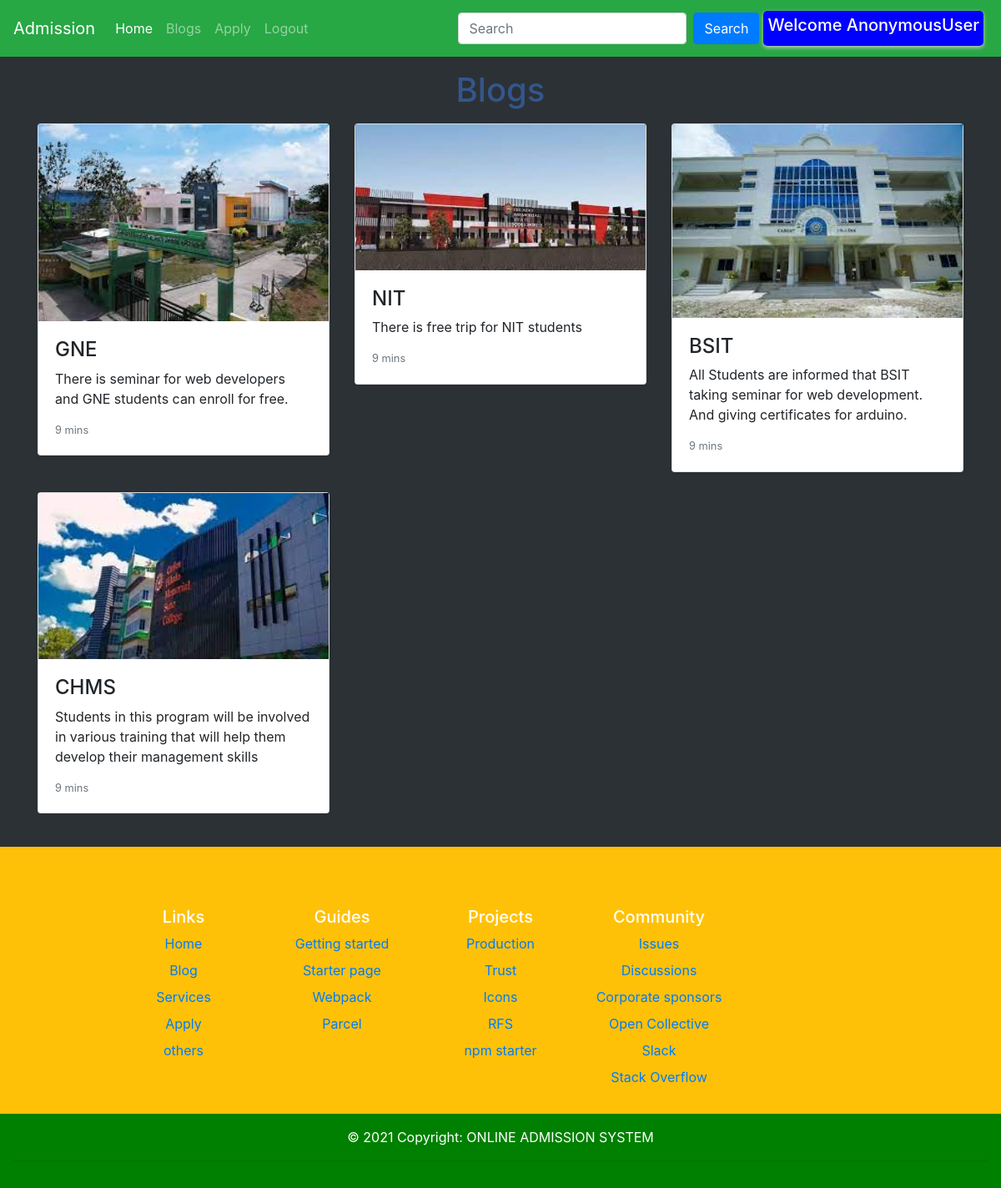
Page /blog on the committed database.
### home/models.py (models this page shows)
class Destination(models.Model):
    name = models.CharField(max_length=100)
    img = models.ImageField(upload_to='pics')
    desc = models.TextField()

### home/views.py (the view)
# urls.py: path('blog', views.blog, name='blog'),
def blog(request):
    dests = Destination.objects.all()
    return render(request,"blog.html", {'dests' : dests})

### templates/blog.html (shortened to what this page needs)
{% extends 'base.html' %}
{% block body %}
<div class="container my-3">
<h1 class="my-3 text-center" style = 'color: #34568B'>Blogs</h1>
      <div class="row">
      {% for dest in dests%}
        <div class="col-md-4">
          <div class="card mb-4 shadow-sm">
              <img src={{dest.img.url}} class="d-block w-130" alt="...">
              <div class="card-body">
              <h4>{{dest.name}}</h4>
              <p class="card-text">{{dest.desc}}</p>
              <div class="d-flex justify-content-between align-items-center">
                <small class="text-muted">9 mins</small>
              </div>
            </div>
          </div>
        </div>
        {% endfor %}
      </div>
      </div>
{% endblock body %}

### templates/base.html (shortened to what this page needs)
<!doctype html>
<html lang="en">
<head>
  <link rel="stylesheet" href="https://stackpath.bootstrapcdn.com/bootstrap/4.5.2/css/bootstrap.min.css"
>
  <link rel="stylesheet" href="https://use.fontawesome.com/releases/v5.9.0/css/all.css">
</head>
<body>
  <nav class="navbar navbar-expand-lg navbar-dark bg-success">
    <a class="navbar-brand" href="#">Admission</a>
    <div class="collapse navbar-collapse" id="navbarSupportedContent">
      <ul class="navbar-nav mr-auto">
        <li class="nav-item active">
          <a class="nav-link" href="/">Home <span class="sr-only">(current)</span></a>
        </li>
        <li class="nav-item">
          <a class="nav-link" href="/blog">Blogs</a>
        </li>
        <li class="nav-item">
          <a class="nav-link" href="/contact">Apply</a>
        </li>
        <li class="nav-item">
            <a class="nav-link" href="/logout">Logout</a>
        </li>
      </ul>
      <form class="form-inline my-2 my-lg-0">
        <input class="form-control mr-sm-2" type="search" placeholder="Search" aria-label="Search">
        <button class="btn btn-primary my-2 my-sm-0" type="submit">Search</button>
      </form>
      <div class="BlogCard">
    <h5 style = 'color: white;'> Welcome {{request.user}} </h5>
    </div>
    </div>
  </nav>
  {% block body %}{% endblock body %}
  <footer class="bg-warning text-center text-white">
    <div class="container p-4 pb-0">
    </div>
  <div class="container ">
    <div class="row">
      <div class="col-6 col-lg-2 offset-lg-1 mb-3">
        <h5>Links</h5>
        <ul class="list-unstyled">
          <li class="mb-2"><a href="/">Home</a></li>
          <li class="mb-2"><a href="/blog">Blog</a></li>
          <li class="mb-2"><a href="#">Services</a></li>
          <li class="mb-2"><a href="/contact">Apply</a></li>
          <li class="mb-2"><a href="#">others</a></li>
        </ul>
      </div>
      <div class="col-6 col-lg-2 mb-3">
        <h5>Guides</h5>
        <ul class="list-unstyled">
          <li class="mb-2"><a href="#">Getting started</a></li>
          <li class="mb-2"><a href="#">Starter page</a></li>
          <li class="mb-2"><a href="#">Webpack</a></li>
          <li class="mb-2"><a href="#">Parcel</a></li>
        </ul>
      </div>
      <div class="col-6 col-lg-2 mb-3">
        <h5>Projects</h5>
        <ul class="list-unstyled">
          <li class="mb-2"><a href="#">Production</a></li>
          <li class="mb-2"><a href="#">Trust</a></li>
          <li class="mb-2"><a href="#">Icons</a></li>
          <li class="mb-2"><a href="#">RFS</a></li>
          <li class="mb-2"><a href="#">npm starter</a></li>
        </ul>
      </div>
      <div class="col-6 col-lg-2 mb-3">
        <h5>Community</h5>
        <ul class="list-unstyled">
          <li class="mb-2"><a href="#">Issues</a></li>
          <li class="mb-2"><a href="#">Discussions</a></li>
          <li class="mb-2"><a href="#">Corporate sponsors</a></li>
          <li class="mb-2"><a href="#">Open Collective</a></li>
          <li class="mb-2"><a href="#">Slack</a></li>
          <li class="mb-2"><a href="#">Stack Overflow</a></li>
        </ul>
      </div>
    </div>
  </div>
    <div class="text-center p-3" style="background-color: GREEN;">
      © 2021 Copyright:
      <a class="text-white"> ONLINE ADMISSION SYSTEM </a>
      <hr></hr>
    </div>
  </footer>
</body>
</html>

### rows in the picture
Destination: img (picture), name "GNE", desc "There is seminar for web developers and GNE students can enroll for free."
Destination: img (picture), name "NIT", desc "There is free trip for NIT students"
Destination: img (picture), name "BSIT", desc "All Students are informed that BSIT taking seminar for web development. And giving certificates for arduino."
Destination: img (picture), name "CHMS", desc "Students in this program will be involved in various training that will help them develop their management skills"

### other values in the picture
{{ request.user }} "AnonymousUser"
